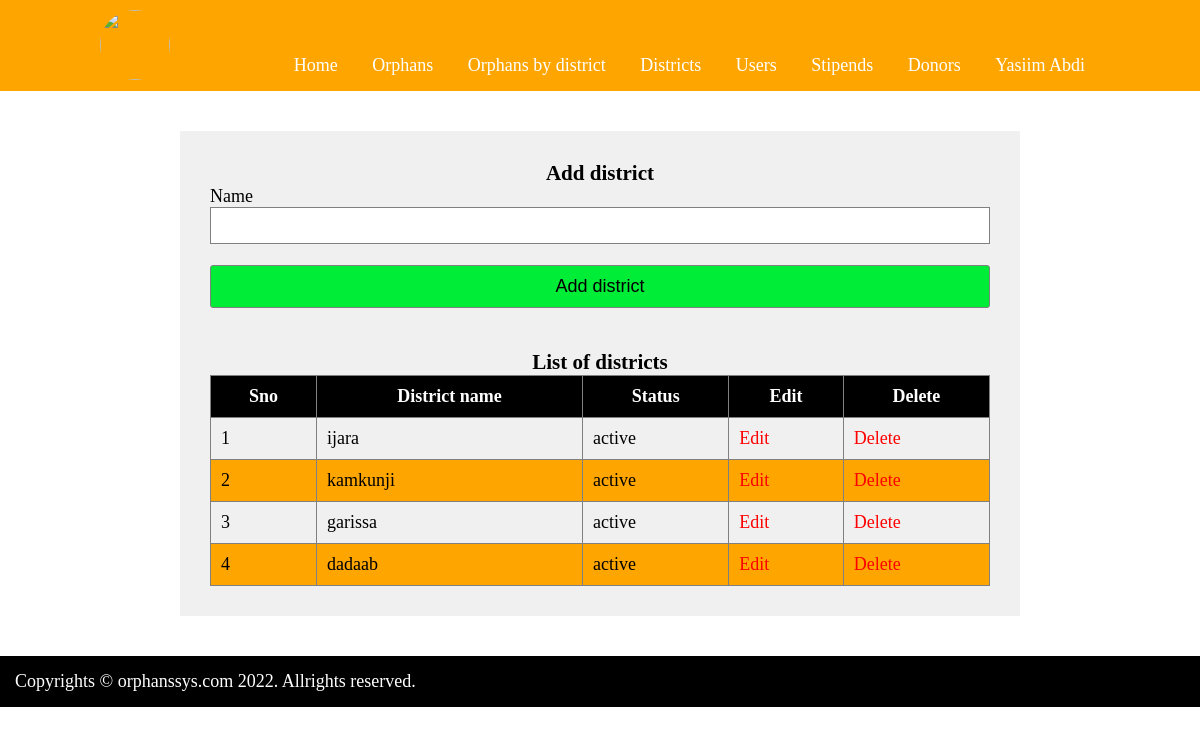
The app's page /admin/districts.php (signed in), older data.
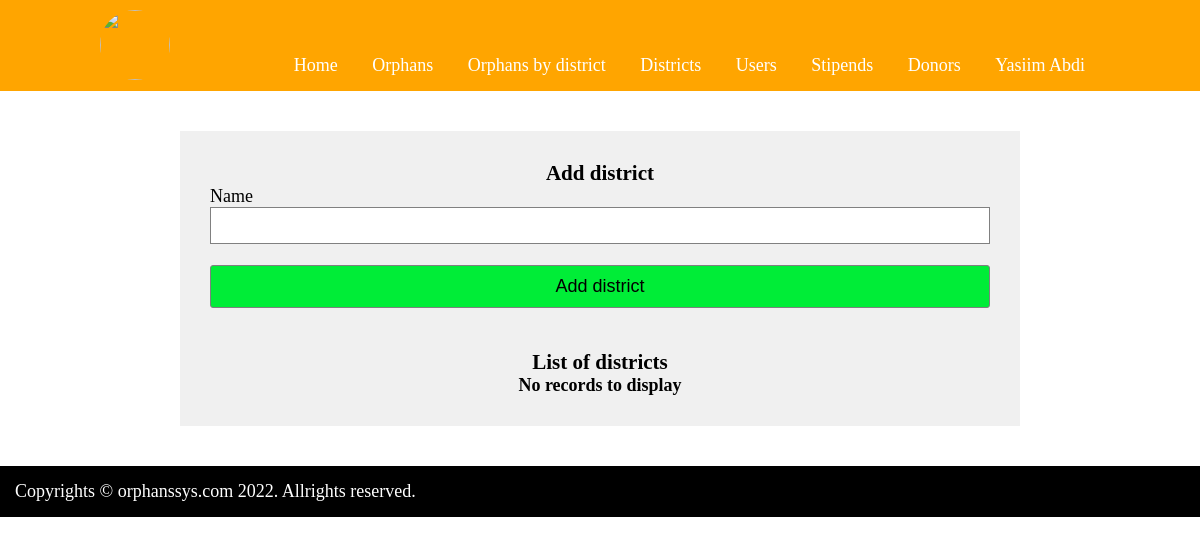
The same page, newer data.
### tables this page shows
CREATE TABLE `districts` (
  `id` int(11) NOT NULL,
  `name` varchar(30) NOT NULL,
  `status` varchar(100) NOT NULL DEFAULT 'active'
);

### admin/districts.php (the view, shortened to what this page needs)
<?php
include('head.php');
include('../dbcon.php');
?>
<!DOCTYPE html>
<html>
<head>
	<link rel="stylesheet" type="text/css" href="styles.css">
</head>
<body>
	<div class="main">
		<h3>Add district</h3>
		<form method="POST" action="" enctype="multipart/form-data">
			<label>Name</label> <br>
			<input type="text" required name="name"><br><br>
			<input type="submit" name="submit" value="Add district">
		</form>
		<br><br>
		<h3>List of districts</h3>
		<?php
			$retrieve = mysqli_query($con, "select * from districts where status='active' ");
			if(mysqli_num_rows($retrieve)==0){
				echo "<h4>No records to display</h4>";
			}
			else{
				echo "<table border='1'>";
					echo "<tr> <th>Sno</th> <th>District name</th> <th>Status</th> <th>Edit</th> <th>Delete</th></tr>";
				$sno = 1;
				while($row = mysqli_fetch_array($retrieve)){
					echo "<tr>";
						$id = $row['id'];
						echo "<td>".$sno."</td>";
						echo "<td>".$row['name']."</td>";
						echo "<td>".$row['status']."</td>";
						echo "<td> <a href='editdistrict.php?id=$id'>Edit</a> </td>";
						echo "<td> <a href='deletedistrict.php?id=$id'>Delete</a> </td>";
					echo "</tr>";
					$sno++;
				}
				echo "</table>";
			}
		?>
	</div>
</body>
</html>
<?php include('footer.php'); ?>

Row changes from the older to the newer data that the page shows:
removed districts: name "ijara", status "active"
removed districts: name "kamkunji", status "active"
removed districts: name "garissa", status "active"
removed districts: name "dadaab", status "active"
Text that changed along with them:
text no longer shown: "Sno District name Status Edit Delete"
text now shown: "No records to display"
